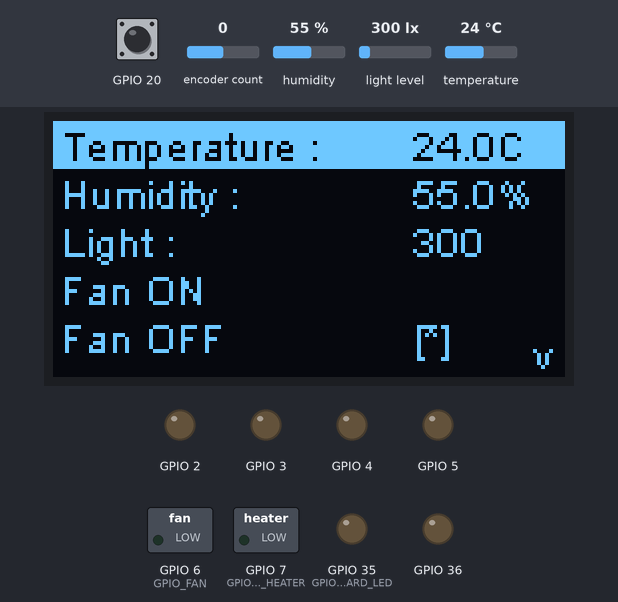
Recording of a sketch running on a simulated ESP32-S3. On the bench: 128×64 one-colour display, switched loads named in the sketch (green lamp = pin HIGH), output pins drawn as LEDs (lit = HIGH). The test bench sets the inputs (shaded band); at power-on: encoder count 0, light level 300 lx, humidity 55 %, temperature 24 °C, GPIO 20 HIGH. WiFi joins after 1.5 s; servers stay silent unless stated; random numbers use the default seed unless the sketch sets one; no MQTT or app messages arrive unless stated; pins used as bus, display or sensor lines are not drawn; what the sketch prints to the serial monitor is not drawn.

Above: at 1.4 s.
1.5 s: encoder count set to -1
At 2.8 s:
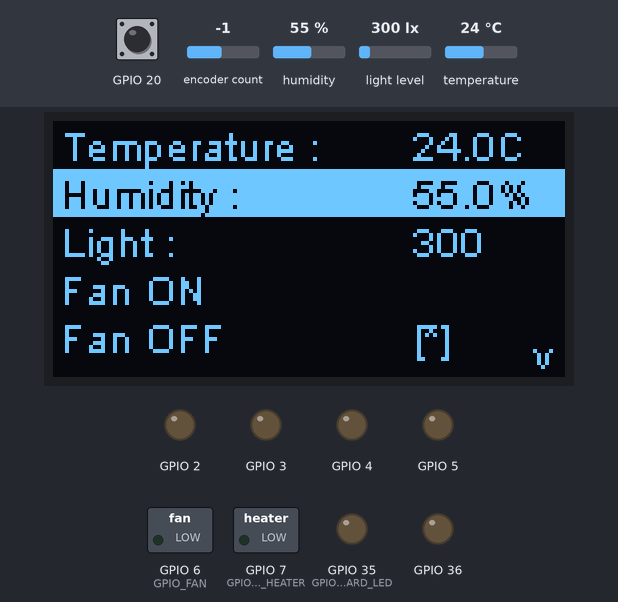
3.2 s: light level set to 974 lx
At 5.5 s:
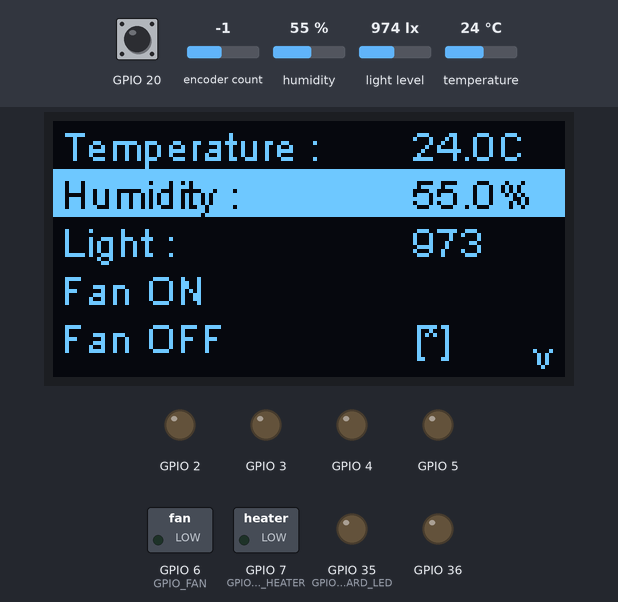
6.6 s: light level set to 1022 lx
At 8.4 s:
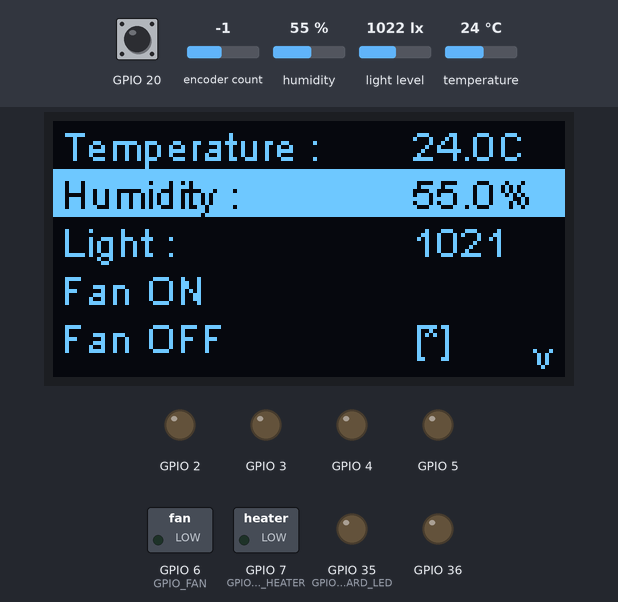
8.8 s: encoder count set to 0
At 9.5 s:
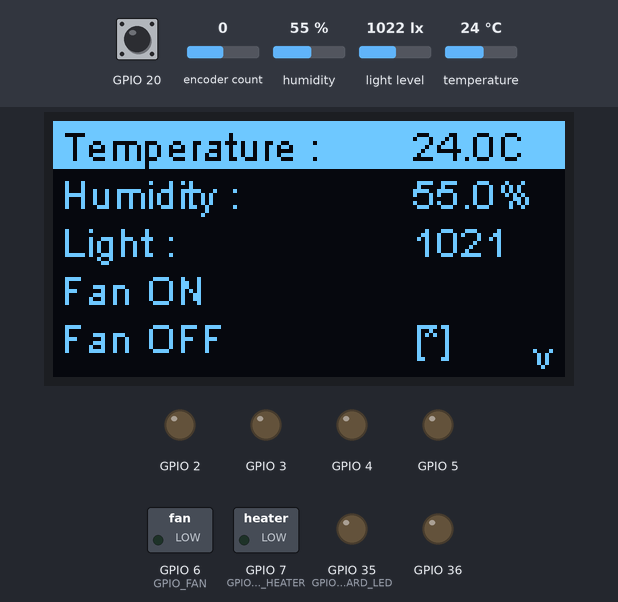
10.5 s: humidity set to 22 %
At 11.8 s:
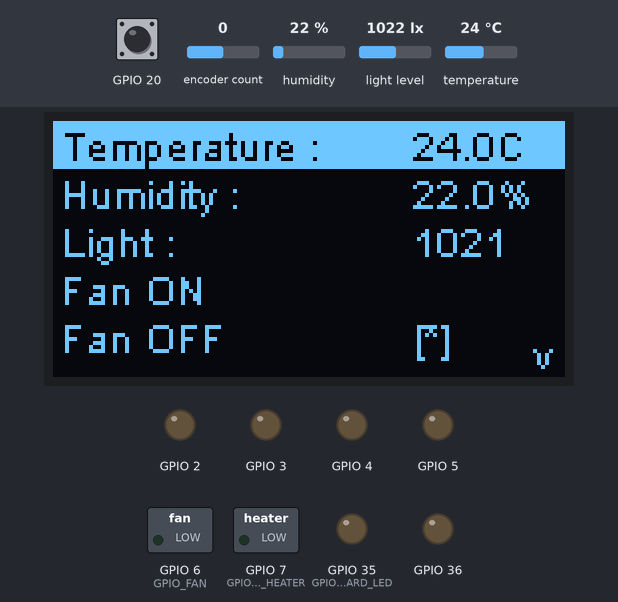
12.9 s: temperature set to 12 °C
At 14.6 s:
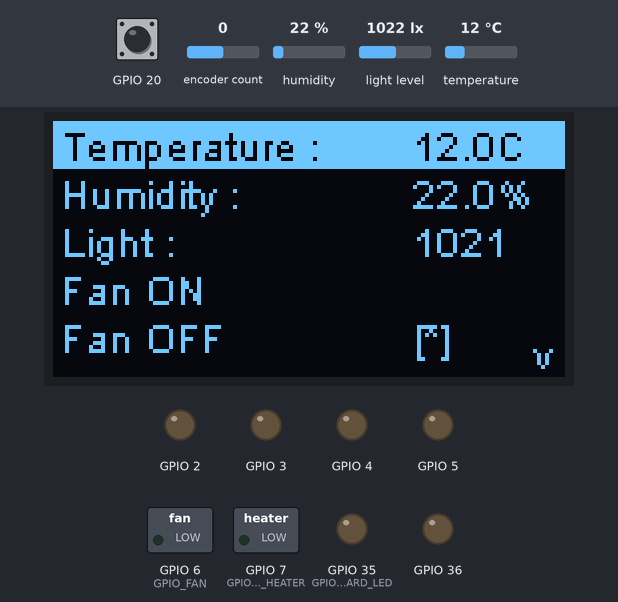
Timing chart, 0 to 16.0 s (numbered marks = the images above; inputs shaded):
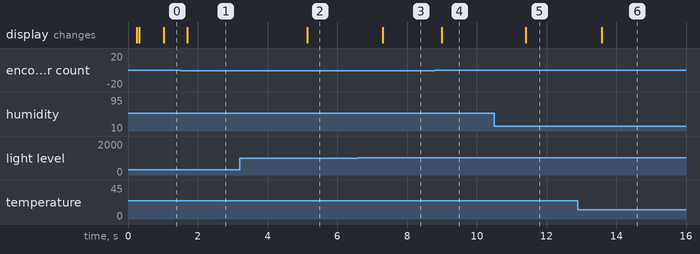

The sketch:

ConnectedGreenHouse.ino
```cpp
#include "freertos/FreeRTOS.h"
#include "freertos/task.h"

//--------------------------------------------- Include Personal Libraries ---------------------------------------------//
#include "gpio.h"
#include "globals.h"
#include "encoderTask.h"
#include "displayTask.h"
#include "i2cSensorsTask.h"
#include "radioMqttTask.h"
#include "RTOSQueues.h"
#include "LogicTask.h"


// Project version
#define APP_NAME        "ConnectedGreenhouse"
#define APP_VERSION     "v1.0.0"
#define APP_BUILD_DATE  __DATE__
#define APP_BUILD_TIME  __TIME__


void setup() {

  Serial.begin(115200);
  delay(200);

  //--------------------------------------------- Version Print ---------------------------------------------//
  Serial.println();
  Serial.println("=================================");
  Serial.print("App: ");
  Serial.println(APP_NAME);
  Serial.print("Version: ");
  Serial.println(APP_VERSION);
  Serial.print("Build: ");
  Serial.print(APP_BUILD_DATE);
  Serial.print(" ");
  Serial.println(APP_BUILD_TIME);
  Serial.println("=================================");


  //--------------------------------------------- Initialze the GPIO's ---------------------------------------------//
  initGPIO();
  Serial.println("Main::setup initGPIO() completed.");

  //--------------------------------------------- Queues Creation ---------------------------------------------//
  queuesCreateAll();

  //--------------------------------------------- Modules Initialization ---------------------------------------------//
  encoderInit();
  sensorsInit();
  displayInit();
  logicInit();
  mqttInit();
  Serial.println("Main::setup Module Initialization completed.");

  //--------------------------------------------- Task Creation ---------------------------------------------//
  encoderStartTask();
  sensorsStartTask();
  displayStartTask();
  logicStartTask();
  mqttStartTask();
  Serial.println("Main::setup Creation of Tasks completed.");

}

void loop() {
  vTaskDelay(pdMS_TO_TICKS(100));
}
```

LogicTask.cpp
```cpp
#include <Arduino.h>
#include <math.h>

#include "LogicTask.h"
#include "RTOSQueues.h"
#include "gpio.h"

static TaskHandle_t hLogic = nullptr;

// Physical heater rating
static const float HEATER_MAX_W = 25.0f;
static const uint8_t PWM_MAX = 255;

static void applyOutputs(bool fanOn, uint8_t heaterPwm) {
  digitalWrite(GPIO_FAN, fanOn ? HIGH : LOW);
  analogWrite(GPIO_PWM_HEATER, heaterPwm);
}

static void logicTask(void *pv) {
  Serial.println("Rtos::Task PLC Logic > started (Solar regulation mode).");

  ConfigCmd_t   cfg{};
  bool          haveCfg = false;

  SensorData_t  sensors{};
  ModeCtx_t     ui{};
  ModeCtx_t     out{};

  applyOutputs(false, 0);

  while (1) {

    // Receive new configuration if available
    ConfigCmd_t tmpCfg;
    if (configRecv(tmpCfg, 0)) {
      cfg = tmpCfg;
      haveCfg = true;
    }

    sensorsModelPeek(sensors, 0);
    modeCtxPeek(ui, 0);

    bool serverControl = haveCfg && (cfg.accessCode != 0);

    Mode_t activeMode = serverControl ? cfg.mode : ui.mode;

    if (!serverControl && activeMode == MODE_AUTO) {
      activeMode = MODE_MANUAL;
    }

    ModeCtx_t current{};
    modeCtxPeek(current, 0);

    bool    nextFan    = current.fanOn;
    uint8_t nextHeater = current.heaterPwm;

    switch (activeMode) {

      case MODE_OFF:
        nextFan = false;
        nextHeater = 0;
        break;

      case MODE_MANUAL:
        if (serverControl) {
          nextFan    = cfg.fanOn;
          nextHeater = cfg.heaterPwm;
        } else {
          nextFan    = ui.fanOn;
          nextHeater = ui.heaterPwm;
        }
        break;

      case MODE_AUTO: {

        // ==============================
        // SOLAR IRRADIATION REGULATION
        // ==============================

        float lux = sensors.lux;
        if (isnan(lux) || lux < 0.0f) lux = 0.0f;

        // Server defines what is "full sun"
        float luxFull = (cfg.luxTarget > 0.0f) ? cfg.luxTarget : 1.0f;

        float norm = lux / luxFull;
        if (norm > 1.0f) norm = 1.0f;
        if (norm < 0.0f) norm = 0.0f;

        float P_target_W = norm * HEATER_MAX_W;

        // ==============================
        // HOT / COLD SAFETY
        // ==============================

        float T = sensors.temperature;

        float T_hot  = cfg.tempTarget_C + cfg.heaterRange_C;
        float T_cold = cfg.tempTarget_C - cfg.heaterRange_C;

        // Too hot → cut heater + ventilation
        if (T > T_hot) {
          P_target_W = 0.0f;
          nextFan = true;
        }

        // Too cold → force minimum heating (10% of max)
        if (T < T_cold) {
          float P_min = 0.1f * HEATER_MAX_W;
          if (P_target_W < P_min)
            P_target_W = P_min;
        }

        nextHeater = (uint8_t)((P_target_W / HEATER_MAX_W) * PWM_MAX);

        break;
      }

      default:
        nextFan = false;
        nextHeater = 0;
        break;
    }

    applyOutputs(nextFan, nextHeater);

    // Publish system state snapshot (NO extra fields added)
    memset(&out, 0, sizeof(out));
    out.mode          = activeMode;
    out.fanOn         = nextFan;
    out.heaterOn      = (nextHeater > 0);
    out.heaterPwm     = nextHeater;
    out.lastUpdate_ms = millis();

    if (out.mode == MODE_AUTO) strcpy(out.modeLabel, "AUTO");
    else if (out.mode == MODE_MANUAL) strcpy(out.modeLabel, "MANUAL");
    else strcpy(out.modeLabel, "OFF");

    modeCtxWrite(out);

    vTaskDelay(pdMS_TO_TICKS(200));
  }
}

void logicInit() {
  pinMode(GPIO_FAN, OUTPUT);
  pinMode(GPIO_PWM_HEATER, OUTPUT);
  Serial.println("LogicTask::Init ✓ completed.");
}

void logicStartTask() {
  xTaskCreate(logicTask, "Logic", 4096, nullptr, 3, &hLogic);
}

// #include <Arduino.h>
// #include "LogicTask.h"
// #include "RTOSQueues.h"
// #include "gpio.h"

// static TaskHandle_t hLogic = nullptr;

// static void applyOutputs(bool fanOn, bool ledOn, uint8_t heaterPwm) {
//   digitalWrite(GPIO_FAN, fanOn ? HIGH : LOW);
//   digitalWrite(GPIO_BOARD_LED, ledOn ? HIGH : LOW);
//   analogWrite(GPIO_PWM_HEATER, heaterPwm);
// }

// static void logicTask(void *pv) {
//   Serial.println("Rtos::Task PLC Logic > started.");

//   ConfigCmd_t   cfg{};
//   bool          haveCfg = false;

//   SensorData_t  sensors{};
//   ModeCtx_t     ui{};       // from encoder/display
//   ModeCtx_t     out{};      // published state snapshot

//   applyOutputs(false, false, 0);

//   uint32_t lastLog = 0;

//   while (1) {
//     // Update config only if a new message arrives
//     ConfigCmd_t tmpCfg;
//     if (configRecv(tmpCfg, 0)) {
//       cfg = tmpCfg;
//       haveCfg = true;
//     }

//     // Read latest sensors & UI commands
//     sensorsModelPeek(sensors, 0);
//     modeCtxPeek(ui, 0);

//     // Decide authority
//     bool serverControl = haveCfg && (cfg.accessCode != 0);

//     // Choose active mode based on authority
//     Mode_t activeMode = serverControl ? cfg.mode : ui.mode;

//     // In LOCAL authority, prevent AUTO from fighting encoder (treat AUTO as MANUAL)
//     if (!serverControl && activeMode == MODE_AUTO) {
//       activeMode = MODE_MANUAL;
//     }

//     // Start from last applied output state (prevents “reset to 0” bugs)
//     ModeCtx_t current{};
//     modeCtxPeek(current, 0);

//     bool    nextFan    = current.fanOn;
//     bool    nextLed    = current.ledOn;
//     uint8_t nextHeater = current.heaterPwm;

//     switch (activeMode) {
//       case MODE_OFF:
//         nextFan = false;
//         nextHeater = 0;
//         nextLed = false;
//         break;

//       case MODE_MANUAL:
//         if (serverControl) {
//           // SERVER manual (if you ever send cfg.fanOn/cfg.heaterPwm from server)
//           nextFan    = cfg.fanOn;
//           nextHeater = cfg.heaterPwm;
//           nextLed    = cfg.ledOn;
//         } else {
//           // LOCAL manual (encoder/display)
//           nextFan    = ui.fanOn;
//           nextHeater = ui.heaterPwm;
//           nextLed    = ui.ledOn;
//         }
//         break;

//       case MODE_AUTO: {
//         // ===== SIMPLE SERVER AUTO LOGIC (as you requested) =====
//         // Heater: ON if setpoint > actual temperature, else OFF
//         if (cfg.tempTarget_C > sensors.temperature) {
//           nextHeater = 255;  // use 180 if you want softer heating
//         } else {
//           nextHeater = 0;
//         }

//         // Fan: OFF if humidity setpoint > actual humidity, else ON
//         // (equivalently: ON when actual humidity > setpoint)
//         if (sensors.humidity > cfg.humTarget_RH) {
//           nextFan = true;
//         } else {
//           nextFan = false;
//         }

//         // LED rule (optional)
//         nextLed = (sensors.lux < cfg.luxTarget);

//         // Debug (uncomment if needed)
//         // Serial.printf("[AUTO_SIMPLE] T=%.2f SP_T=%.2f -> HeaterPWM=%u | RH=%.2f SP_RH=%.2f -> Fan=%s\n",
//         //   sensors.temperature, cfg.tempTarget_C, (unsigned)nextHeater,
//         //   sensors.humidity, cfg.humTarget_RH, nextFan ? "ON" : "OFF");
//       } break;

//       default:
//         // Safe fallback
//         nextFan = false;
//         nextHeater = 0;
//         nextLed = false;
//         break;
//     }

//     // Apply to pins
//     applyOutputs(nextFan, nextLed, nextHeater);

//     // Publish system state snapshot
//     memset(&out, 0, sizeof(out));
//     out.mode          = activeMode;
//     out.fanOn         = nextFan;
//     out.heaterOn      = (nextHeater > 0);
//     out.ledOn         = nextLed;
//     out.heaterPwm     = nextHeater;
//     out.lastUpdate_ms = millis();

//     if (out.mode == MODE_AUTO) strcpy(out.modeLabel, "AUTO");
//     else if (out.mode == MODE_MANUAL) strcpy(out.modeLabel, "MANUAL");
//     else strcpy(out.modeLabel, "OFF");

//     modeCtxWrite(out);

//     // Log occasionally
//     if (millis() - lastLog > 2000) {
//       lastLog = millis();
//       Serial.printf("[LOGIC] %s Mode:%s T=%.2f SP_T=%.2f RH=%.2f SP_RH=%.2f Fan:%s HeaterPWM:%d LED:%s\n",
//         serverControl ? "SERVER" : "LOCAL",
//         out.modeLabel,
//         sensors.temperature, cfg.tempTarget_C,
//         sensors.humidity, cfg.humTarget_RH,
//         out.fanOn ? "ON" : "OFF",
//         (int)out.heaterPwm,
//         out.ledOn ? "ON" : "OFF");
//     }

//     vTaskDelay(pdMS_TO_TICKS(200));
//   }
// }

// void logicInit() {
//   pinMode(GPIO_FAN, OUTPUT);
//   pinMode(GPIO_BOARD_LED, OUTPUT);
//   pinMode(GPIO_PWM_HEATER, OUTPUT);
//   Serial.println("LogicTask::Init ✓ completed.");
// }

// void logicStartTask() {
//   xTaskCreate(logicTask, "Logic", 4096, nullptr, 3, &hLogic);
// }
```

LogicTask.h
```cpp
#pragma once
void logicInit();
void logicStartTask();
```

RTOSQueues.h
```cpp
#pragma once

#include <Arduino.h>
#include "freertos/FreeRTOS.h"
#include "freertos/queue.h"

#include "globals.h"


extern QueueHandle_t qSensorsDataModel;   // Queue DataModel (Sensors -> Display/Logic/MQTT) : Overwrite + Peek
extern QueueHandle_t qEncoder;            // Encoder Queue (Encoder -> Display/Logic)       : Send + Receive (Events)
extern QueueHandle_t qConfig;             // Queue dataModel config (Display/MQTT -> Logic) : Overwrite + Peek
extern QueueHandle_t qModeCtx;            // modeCtx Queue (Logic -> Display/MQTT)          : Overwrite + Peek


bool queuesCreateSensors();
bool queuesCreateEncoder();
bool queuesCreateConfig();
bool queuesCreateModeCtx();

bool queuesCreateAll();     // Creates all queues simultaneously
bool queuesReadyAll();      // Checks if all queues are created


// -------- Loading and Fetching data in Queue -------- //

// ---- Sensors DataModel (Queue DataModel) ----
bool sensorsModelWrite(const SensorData_t &d);                    // Producer: Sensors Task (Overwrite)
bool sensorsModelPeek(SensorData_t &out, TickType_t to = 0);      // Consumer: Display/Logic/MQTT (Peek)


// ---- Encoder events (Encoder Queue) ----
bool encoderSendEvent(EncodeEvent_t e, TickType_t to = 0);        // Producer: Encoder Task (Send)
bool encoderRecvEvent(EncodeEvent_t &out, TickType_t to = 0);     // Consumer: Display/Logic (Receive)


// ---- Config commands (Queue dataModel config) ----
bool configSend(const ConfigCmd_t &cmd, TickType_t to = 0);       // Producer: Display/MQTT (Overwrite)
bool configRecv(ConfigCmd_t &out, TickType_t to = 0);             // Consumer: Logic (Peek)


// ---- Mode context (modeCtx Queue) ----
bool modeCtxWrite(const ModeCtx_t &ctx);                          // Producer: Logic (Overwrite)
bool modeCtxPeek(ModeCtx_t &out, TickType_t to = 0);              // Consumer: Display/MQTT (Peek)
```

displayTask.h
```cpp
#pragma once
void displayInit();
void displayStartTask();
```

encoderTask.h
```cpp
#pragma once
void encoderInit();
void encoderStartTask();
```

globals.h
```cpp
#pragma once

#include <Arduino.h>
#include <stdint.h>
#include <stdbool.h>
#include "gpio.h"


// ===============================
// Sensor Data Model
// ===============================
typedef struct {
  float temperature;    // Temperature in °C (Producer: Sensors task, Consumers: Display + MQTT)
  float humidity;       // Humidity in %RH (To be discussed: precision, filtering method)
  float lux;            // Ambient light in Lux (To be discussed: calibration / scaling)
  uint32_t ts_ms;       // Timestamp in milliseconds (millis()), helps detect stale data
} SensorData_t;


// ===============================
// System Mode Definition
// ===============================
typedef enum {
  MODE_OFF = 0,         // System fully disabled
  MODE_AUTO,            // Automatic control based on setpoints
  MODE_MANUAL           // Manual override mode
} Mode_t;               // Used by: Display (Producer), Logic (Consumer)


// ===============================
// Alarm Definition
// ===============================
typedef enum : uint8_t {
  ALARM_NONE = 0,
  ALARM_SENSOR_FAIL,    // Sensor not responding / invalid data
  ALARM_OVER_TEMP,      // Temperature exceeds safety threshold
  ALARM_OVER_HUM,       // Humidity exceeds safety threshold
  ALARM_RADIO_LOST      // MQTT / Communication failure
} Alarm_t;              // To be discussed: Which alarms are required in final implementation


// ===============================
// Mode Context (System State Snapshot)
// ===============================
typedef struct {
  Mode_t     mode;           // Current operating mode (Producer: Display, Consumer: Logic)
  Alarm_t    alarm;          // Current alarm state (Producer: Logic, Consumer: Display + MQTT)

  bool       fanOn;          // Current fan state (To be discussed: controlled by Logic only?)
  bool       heaterOn;       // Current heater state
  bool       ledOn;

  uint8_t    fanPwm;         // Fan power level (0–100 %) (To be discussed: range validation)
  uint8_t    heaterPwm;      // Heater power level (0–100 %)

  uint32_t   lastUpdate_ms;  // Timestamp of last mode update
  char       modeLabel[16];  // Optional display label (e.g., "AUTO", "MANUAL") (To be discussed: required or redundant)

  // Thresholds

} ModeCtx_t;                 // Snapshot queue: Overwrite by Display, Peek by Logic


// ===============================
// Encoder Input Definition
// ===============================
typedef enum {
  ENC_NONE = 0,
  ENC_UP,                    // Rotation clockwise
  ENC_DOWN,                  // Rotation counter-clockwise
  ENC_SELECT,                // Short press
  ENC_SELECT_LONG            // Long press
} EncodeEvent_t;             // Producer: Encoder controller, Consumer: Display
                             // To be discussed: debounce strategy and repeat speed


// ===============================
// Configuration Command Types
// ===============================
typedef enum : uint8_t {
  CFG_NONE = 0,
  CFG_SET_MODE,              // Change system mode (AUTO / MANUAL / OFF)
  CFG_SET_TEMP_TARGET,       // Update temperature setpoint
  CFG_SET_HUM_TARGET,        // Update humidity setpoint
  CFG_SET_LUX_TARGET,        // Update light threshold
  CFG_SET_MANUAL_FAN,        // Manual fan control (on/off + PWM)
  CFG_SET_MANUAL_HEATER,     // Manual heater control (on/off + PWM)
  CFG_SET_SAMPLING_PERIOD    // Change sensor sampling interval
} ConfigCmdType_t;           // To be discussed: Which commands are mandatory in MVP


typedef enum{
  Actuator_Alarm_None = 0,
  Fan_Saturation,
  Heater_Saturation,
  Control_Oscillation,
  Conflicting_Actuation,
  Safe_Mode_Active
}ActuatorAlarm_t;


// ===============================
// Configuration Snapshot
// ===============================
typedef struct {
  ConfigCmdType_t type;      // Type of configuration command (Producer: MQTT, Consumer: Sensors + Display + Logic)

  Mode_t          mode;      // Mode selection (Used when type == CFG_SET_MODE)
  uint8_t         accessCode;     // 0 = LOCAL (encoder), non-zero = SERVER (MQTT)


  float           tempTarget_C;   // Desired temperature setpoint (To be discussed: allowed range)
  float           humTarget_RH;   // Desired humidity setpoint
  float           luxTarget;      // Desired light threshold
    // Server tuning (AUTO logic)
  float           heaterRange_C;      // ± range around heater setpoint
  float           heaterHyst_C;       // hysteresis safeband
  uint16_t        heaterPersist_s;    // persistence time (seconds)

  float           fanRange_RH;        // ± range around fan setpoint
  float           fanHyst_RH;         // hysteresis safeband
  uint16_t        fanPersist_s;       // persistence time (seconds)


  bool            fanOn;          // Manual override state
  bool            heaterOn;
  bool            ledOn;

  uint8_t         fanPwm;         // Manual PWM (0–100 %) (To be validated in Logic layer)
  uint8_t         heaterPwm;

  uint16_t        sampling_s;     // Sensor sampling interval in seconds (To be discussed: min/max limits)

  uint32_t        ts_ms;          // Timestamp of command reception
  uint32_t        seq;            // Optional sequence counter for tracking updates
} ConfigCmd_t;                    // Snapshot queue: Overwrite by MQTT, Peek by Sensors + Display controller
```

i2cSensorsTask.h
```cpp
#pragma once
#include <Arduino.h>

void sensorsInit();
void sensorsStartTask();
bool checkSensorHealth();
```

radioMqttTask.h
```cpp
#pragma once

void mqttInit();
void mqttStartTask();
```

Source omitted: RTOSQueues.cpp (8076 bytes), displayTask.cpp (7008 bytes), encoderTask.cpp (6769 bytes), i2cSensorsTask.cpp (4404 bytes), radioMqttTask.cpp (12451 bytes), gpio.cpp (1294 bytes), gpio.h (2819 bytes)

Measured:
- after the input at 1.5 s, the display: changes after 0.20 s (image 1)
- after the input at 3.2 s, the display: changes after 1.9 s (image 2)
- after the input at 6.6 s, the display: changes after 0.70 s (image 3)
- after the input at 8.8 s, the display: changes after 0.20 s (image 4)
- after the input at 10.5 s, the display: changes after 0.91 s (image 5)
- after the input at 12.9 s, the display: changes after 0.68 s (image 6)
